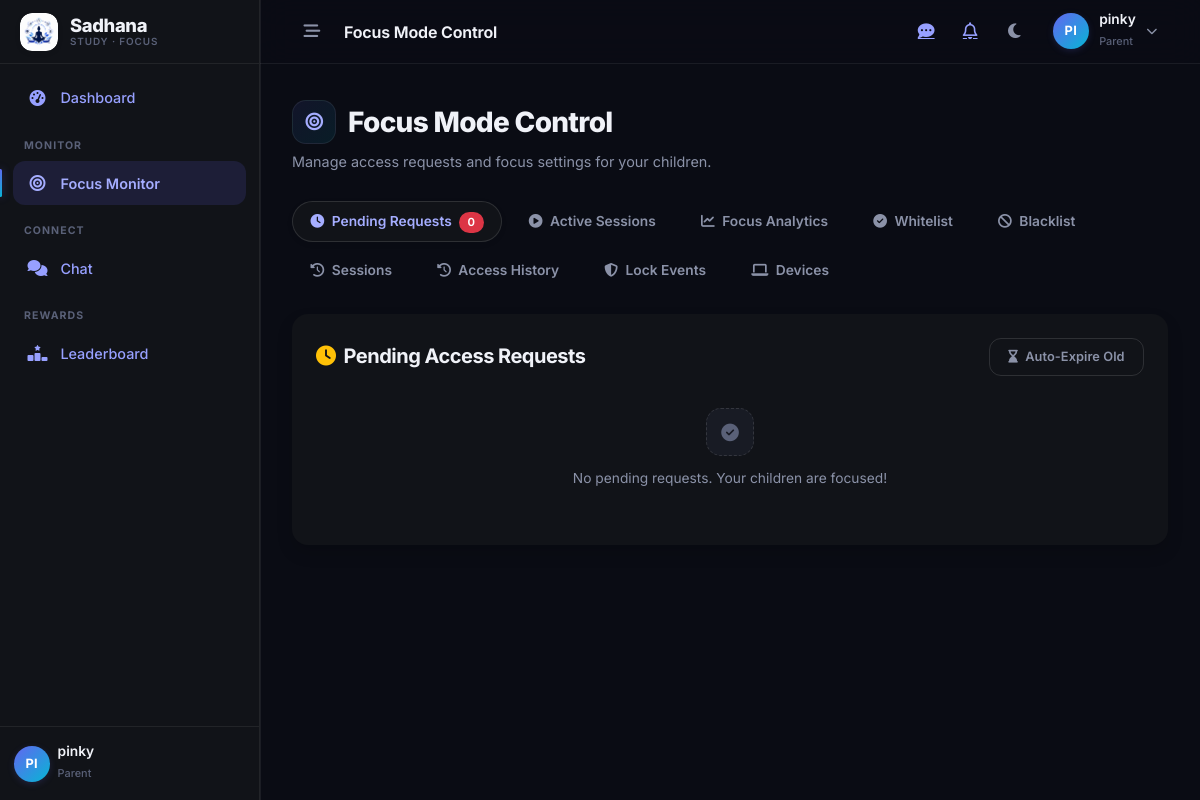
The app's page /focus/parent/ (signed in) with its own data.
### users/models.py (models this page shows, shortened)
class User(AbstractUser):
    ROLE_CHOICES = (
        ('PARENT', 'Parent'),
        ('CHILD', 'Child'),
        ('ADMIN', 'Admin'),
    )
    role = models.CharField(max_length=10, choices=ROLE_CHOICES, default='CHILD')
    child_id = models.CharField(max_length=20, unique=True, blank=True, null=True)

### focus/views.py (the view)
# urls.py: path('parent/', views.parent_focus_dashboard, name='parent_focus_dashboard'),
@login_required
def parent_focus_dashboard(request):
    if request.user.role != 'PARENT':
        return redirect('dashboard_router')
    connections = ConnectionRequest.objects.filter(
        parent=request.user, status='ACCEPTED'
    ).select_related('child')
    children = [conn.child for conn in connections]
    pending_requests = AccessRequest.objects.filter(
        parent=request.user, status=AccessRequest.Status.PENDING
    ).select_related('child', 'session', 'blacklist_item').order_by('-requested_at')
    history = AccessRequest.objects.filter(
        parent=request.user
    ).exclude(
        status=AccessRequest.Status.PENDING
    ).select_related('child', 'parent', 'session', 'blacklist_item').order_by('-responded_at')[:50]
    context = {
        'children': children,
        'pending_requests': pending_requests,
        'history': history,
    }
    return render(request, 'focus/parent_dashboard.html', context)

### templates/focus/parent_dashboard.html (shortened to what this page needs)
{% extends 'base.html' %}
{% block topbar_title %}Focus Mode Control{% endblock %}
{% block content %}
<div class="sd-page-header">
    <div>
        <h2 class="sd-page-title"><span class="sd-title-icon"><i class="fa-solid fa-bullseye"></i></span> Focus Mode Control</h2>
        <p class="sd-page-subtitle">Manage access requests and focus settings for your children.</p>
    </div>
</div>
<ul class="nav nav-pills mb-3 mb-md-4 gap-2 flex-wrap" id="focusTabs" role="tablist">
    <li class="nav-item" role="presentation">
        <button class="nav-link active" id="requests-tab" data-bs-toggle="pill" data-bs-target="#requests" type="button">
            <i class="fa-solid fa-clock me-1"></i> Pending Requests
            <span class="badge bg-danger ms-1" id="pendingCount">{{ pending_requests|length }}</span>
        </button>
    </li>
    <li class="nav-item" role="presentation">
        <button class="nav-link" id="active-tab" data-bs-toggle="pill" data-bs-target="#active" type="button">
            <i class="fa-solid fa-circle-play me-1"></i> Active Sessions
        </button>
    </li>
    <li class="nav-item" role="presentation">
        <button class="nav-link" id="children-tab" data-bs-toggle="pill" data-bs-target="#children" type="button">
            <i class="fa-solid fa-chart-line me-1"></i> Focus Analytics
        </button>
    </li>
    <li class="nav-item" role="presentation">
        <button class="nav-link" id="whitelist-tab" data-bs-toggle="pill" data-bs-target="#whitelist" type="button">
            <i class="fa-solid fa-check-circle me-1"></i> Whitelist
        </button>
    </li>
    <li class="nav-item" role="presentation">
        <button class="nav-link" id="blacklist-tab" data-bs-toggle="pill" data-bs-target="#blacklist" type="button">
            <i class="fa-solid fa-ban me-1"></i> Blacklist
        </button>
    </li>
    <li class="nav-item" role="presentation">
        <button class="nav-link" id="sessions-tab" data-bs-toggle="pill" data-bs-target="#sessions" type="button">
            <i class="fa-solid fa-clock-rotate-left me-1"></i> Sessions
        </button>
    </li>
    <li class="nav-item" role="presentation">
        <button class="nav-link" id="history-tab" data-bs-toggle="pill" data-bs-target="#history" type="button">
            <i class="fa-solid fa-clock-rotate-left me-1"></i> Access History
        </button>
    </li>
    <li class="nav-item" role="presentation">
        <button class="nav-link" id="lockevents-tab" data-bs-toggle="pill" data-bs-target="#lockevents" type="button">
            <i class="fa-solid fa-shield-halved me-1"></i> Lock Events
        </button>
    </li>
    <li class="nav-item" role="presentation">
        <button class="nav-link" id="devices-tab" data-bs-toggle="pill" data-bs-target="#devices" type="button">
            <i class="fa-solid fa-laptop me-1"></i> Devices
        </button>
    </li>
</ul>
<div class="tab-content">
    <div class="tab-pane fade show active" id="requests" role="tabpanel">
        <div class="card shadow border-0 rounded-4">
            <div class="card-body p-4">
                <div class="d-flex justify-content-between align-items-center mb-3">
                    <h5 class="fw-bold mb-0"><i class="fa-solid fa-clock text-warning me-2"></i>Pending Access Requests</h5>
                    <button class="btn btn-sm btn-outline-secondary" onclick="autoExpire()"><i class="fa-solid fa-hourglass-end me-1"></i> Auto-Expire Old</button>
                </div>
                {% if not pending_requests %}
                <div class="empty-state compact">
                    <span class="es-icon"><i class="fa-solid fa-circle-check"></i></span>
                    <p class="es-text mb-0">No pending requests. Your children are focused!</p>
                </div>
                {% endif %}
            </div>
        </div>
    </div>
</div>
{% endblock %}

### templates/base.html (shortened to what this page needs)
{% load static %}
<!DOCTYPE html>
<html lang="en" data-bs-theme="dark">
<head>
    <link href="https://cdn.jsdelivr.net/npm/bootstrap@5.3.2/dist/css/bootstrap.min.css" rel="stylesheet">
    <link rel="stylesheet" href="https://cdnjs.cloudflare.com/ajax/libs/font-awesome/6.4.2/css/all.min.css" />
    <link rel="stylesheet" href="/static/css/style.css?v=20260908">
</head>
<body class="{% if user.is_authenticated %}has-sidebar{% endif %} {% block body_class %}{% endblock %}">
    {% if user.is_authenticated %}
    <div class="sd-app">
        <aside class="sd-sidebar" id="sdSidebar" aria-label="Main navigation">
            <a class="sd-sidebar-brand" href="{% url 'home' %}" title="Sadhana">
                <span class="sd-brand-mark"><img src="{% static 'images/logo.jpeg' %}" alt="Sadhana logo"></span>
                <span class="sd-brand-name">Sadhana<small>Study &middot; Focus</small></span>
            </a>
            <nav class="sd-nav">
                <a class="sd-nav-link {% if request.resolver_match.url_name == 'dashboard_router' or request.resolver_match.url_name == 'parent_dashboard' or request.resolver_match.url_name == 'child_dashboard' %}active{% endif %}"
                   href="{% url 'dashboard_router' %}">
                    <i class="fa-solid fa-gauge-high"></i><span>Dashboard</span>
                </a>
                {% if user.role == 'PARENT' %}
                <div class="sd-nav-heading">Monitor</div>
                <a class="sd-nav-link {% if request.resolver_match.url_name and 'focus' in request.resolver_match.url_name %}active{% endif %}"
                   href="{% url 'parent_focus_dashboard' %}">
                    <i class="fa-solid fa-bullseye"></i><span>Focus Monitor</span>
                </a>
                {% endif %}
                {% if user.role == 'PARENT' or user.role == 'CHILD' %}
                <div class="sd-nav-heading">Connect</div>
                <a class="sd-nav-link {% if request.resolver_match.url_name == 'chat_page' %}active{% endif %}"
                   href="{% url 'chat:chat_page' %}">
                    <i class="fa-solid fa-comments"></i><span>Chat</span>
                </a>
                {% endif %}
                {% if user.is_staff or user.role == 'ADMIN' or user.role == 'PARENT' or user.role == 'CHILD' %}
                <div class="sd-nav-heading">Rewards</div>
                <a class="sd-nav-link {% if request.resolver_match.url_name == 'reward_leaderboard' %}active{% endif %}"
                   href="{% url 'reward_leaderboard' %}">
                    <i class="fa-solid fa-ranking-star"></i><span>Leaderboard</span>
                </a>
                {% endif %}
            </nav>
            <div class="sd-nav-footer">
                <div class="d-flex align-items-center gap-2 sd-sidebar-footer-user">
                    <span class="sd-avatar">{{ user.username|slice:":2"|upper }}</span>
                    <span class="overflow-hidden">
                        <span class="sd-user-name d-block">{{ user.username }}</span>
                        <span class="sd-user-role">{{ user.role|lower }}</span>
                    </span>
                </div>
            </div>
        </aside>
        <div class="sd-main">
            <header class="sd-topbar">
                <button class="sd-icon-btn sd-desktop-only" id="sdCollapseToggle" type="button" aria-label="Collapse sidebar">
                    <i class="fa-solid fa-bars-staggered"></i>
                </button>
                <h1 class="sd-topbar-title">{% block topbar_title %}{% endblock %}</h1>
                <div class="ms-auto d-flex align-items-center gap-1">
                    {% if user.role == 'PARENT' or user.role == 'CHILD' %}
                    <a class="sd-icon-btn" href="{% url 'chat:chat_page' %}" aria-label="Chat messages">
                        <i class="fa-solid fa-comment-dots"></i>
                    </a>
                    {% endif %}
                    <a class="sd-icon-btn" href="{% url 'notification_list' %}" aria-label="Notifications">
                        <i class="fa-regular fa-bell"></i>
                    </a>
                    <button id="theme-toggle" class="sd-icon-btn" type="button" aria-label="Toggle color theme">
                        <i class="fa-solid fa-moon"></i>
                    </button>
                    <div class="dropdown ms-1">
                        <button class="sd-user-menu" type="button" data-bs-toggle="dropdown"
                                aria-expanded="false" aria-label="Account menu">
                            <span class="sd-avatar">{{ user.username|slice:":2"|upper }}</span>
                            <span class="d-none d-md-block">
                                <span class="sd-user-name d-block">{{ user.username }}</span>
                                <span class="sd-user-role">{{ user.role|lower }}</span>
                            </span>
                        </button>
                    </div>
                </div>
            </header>
            <main class="sd-content" id="sd-main-content">
    {% endif %}
        {% block content %}{% endblock %}
    </main>
    {% if user.is_authenticated %}
        </div>
    </div>
    {% endif %}
</body>
</html>

### records on screen
User: username "PI", username "pinky", role "Parent"

### other values on screen
{{ pending_requests|length }} "0"
